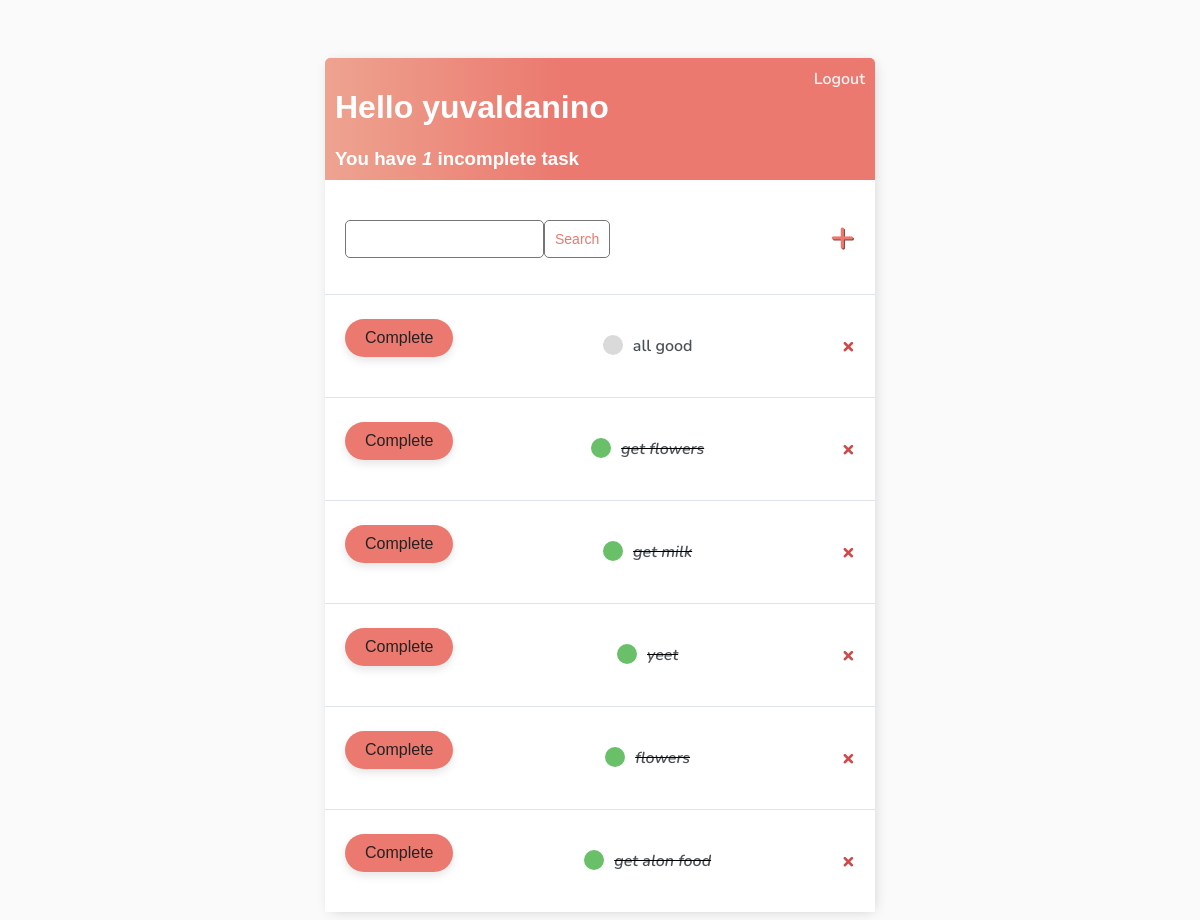
Before: / (signed in) with the older database file.
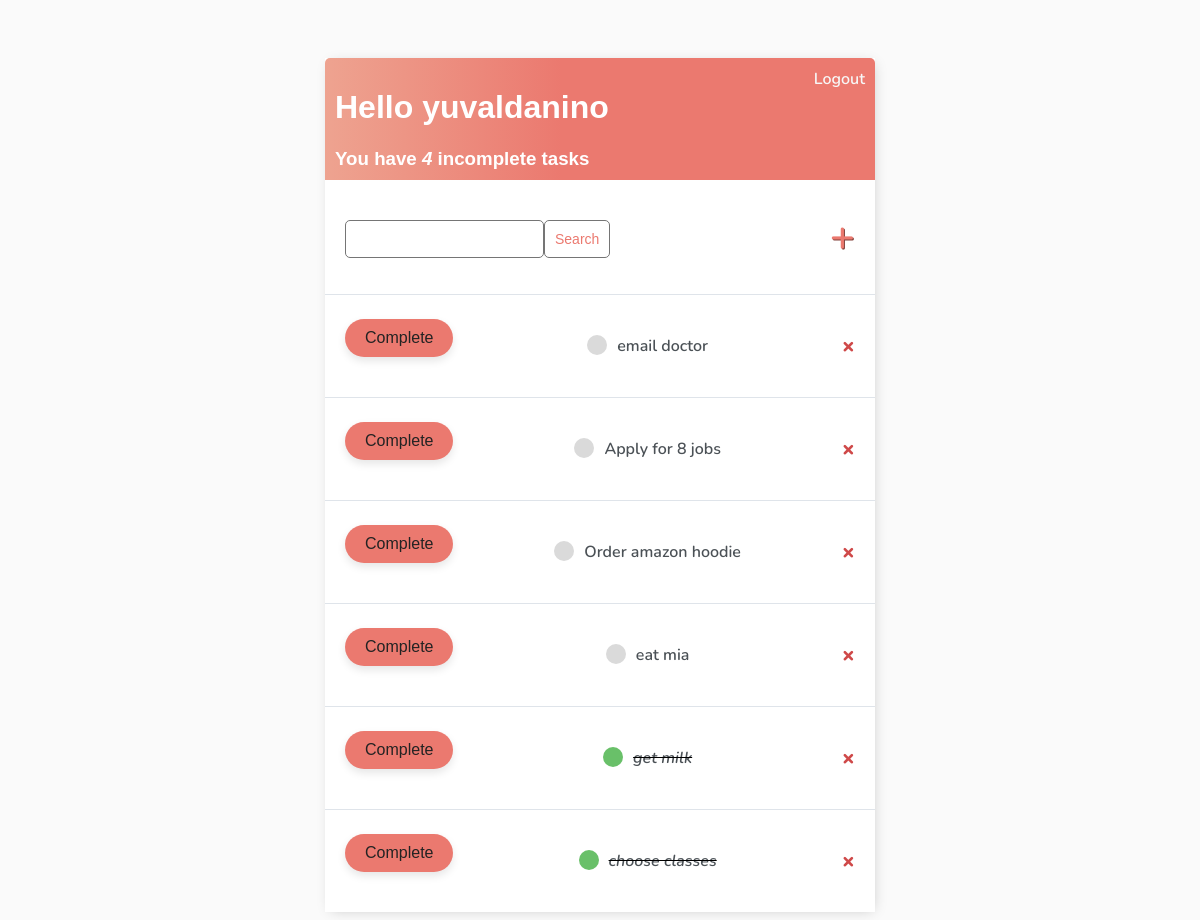
After: the same page with the newer database file.
### base/models.py (models this page shows)
class Task(models.Model):
    user = models.ForeignKey(User, on_delete = models.CASCADE, null = True , blank = True )
    title = models.CharField(max_length = 200, null = True , blank = True)
    description = models.TextField(null = True , blank = True)
    complete = models.BooleanField(default =False)
    create = models.DateTimeField(auto_now_add = True)
    def __str__(self):
        return self.title
    class Meta:
        ordering = ['complete']  # order a query set

### base/views.py (the view)
# urls.py: path('', TaskList.as_view() , name = 'tasks'),
class TaskList(LoginRequiredMixin, ListView):
    model = Task
    context_object_name = 'tasks'
    def get_context_data(self, **kwargs):
        context = super().get_context_data(**kwargs)
        context['tasks'] = context['tasks'].filter(user = self.request.user)
        context['count'] = context['tasks'].filter( complete = False ).count()
        search_input = self.request.GET.get('search-area') or ''
        if search_input:
            context['tasks'] = context['tasks'].filter(title__startswith = search_input) # title__startswith letter at starts of word
        context['search_input'] = search_input
        return context

### base/templates/base/task_list.html (shortened to what this page needs)
{% extends 'base/main.html' %}
{% block content %}
<div class = "header-bar">
    <div>
        <h1>Hello {{request.user}} </h1>
        <h3 style = "margin:0">You have <i>{{count}}</i> incomplete task{{ count|pluralize:"s" }}</h3>
    </div>
    {% if request.user.is_authenticated %}
    <a href = "{% url 'logout' %}">Logout</a>
    {% else %}
    <a href = "{% url 'login' %}">Login</a>
    {% endif %}
</div>
<div id = "search-add-wrapper">
    <form method  = "GET" style = "margin-top: 20px; display: flex;">
        <input type = "text" name = 'search-area' value = "{{search_input}}">
        <input class = "button" type = 'submit' value = 'Search'>
    </form>
    <a id = "add-link" href="{% url 'task-create' %}">&#x2b;</a>
</div>
<div class = "task-items-wrapper">
    {% for task in tasks %}
        <div class = "task-wrapper">
            <form method="post" action = "{% url 'task-complete' task.id %}" >
                <button type="submit" class="buttonComp">Complete</button>
            </form>
            {% if task.complete%}
                <div class = "task-title">
                    <div class = "task-complete-icon"></div>
                    <i><s><a href = "{% url 'task-update' task.id %}">{{task}}</a></s></i>
                </div>
                <a class= "delete-link" href = "{% url 'task-delete' task.id %}">&#215;</a>
            {% else %}
                <div class = "task-title">
                    <div class = "task-incomplete-icon"></div>
                    <a href = "{% url 'task-update' task.id %}">{{task}}</a>
                </div>
                <a class= "delete-link" href = "{% url 'task-delete' task.id %}">&#215;</a>
            {% endif %}
        </div>
    {% empty %}
    <h3>No items in list</h3>
    {% endfor %}
</div>
{% endblock content %}

### base/templates/base/main.html (shortened to what this page needs)
<html>
    <head>
    </head>
    <body>
        <div class = "container">
            {% block content  %}
            {% endblock content %}
        </div>
    </body>
</html>

### base/templates/base/main.html (style rules this page uses)
body { background-color: #FAFAFA; font-family: 'Nunito', sans-serif; padding-top: 50px; }
h1,h2,h3,h4,h5,h6 { font-family: 'Raleway', sans-serif; }
a,p { color: #4b5156 }
a { font-weight: 600; }
.container { max-width: 550px; margin: auto; background-color: white; -webkit-box-shadow: 2px 2px 13px -4px rgba(0, 0, 0, 0.21); box-shadow: 2px 2px 13px -4px rgba(0, 0, 0, 0.21); }
.header-bar { display: flex; justify-content: space-between; color: #fff; padding: 10px; border-radius: 5px 5px 0 0; background: linear-gradient(90deg, #EEA390 0%, #EB796F 43%, #EB796F 100%); }
.header-bar a { color: rgb(247, 247, 247); text-decoration: none; }
.task-wrapper { display: flex; align-items: center; justify-content: space-between; padding : 20px; background-color: #fff; border-top: 1px solid #dfe4ea; overflow: hidden; }
.task-title { display: flex; padding: 20px; }
.task-title a { text-decoration: none; color: #4b5156; margin-left: 10px; }
.task-complete-icon { height: 20px; width: 20px; background-color: rgb(105, 192, 105); border-radius: 50%; }
.task-incomplete-icon { height: 20px; width: 20px; background-color: rgb(218, 218, 218); border-radius: 50%; }
.delete-link { text-decoration: none; font-weight: 900; color: #cf4949; font-size: 22px; line-height: 0; padding: 20px 0px; }
#add-link { color: #EB796F; text-decoration: none; font-size: 42px; text-shadow: 1px 1px #81413b; }
#search-add-wrapper { display: flex; justify-content: space-between; align-items: center; padding: 20px; }
input[type=text], input[type=password], textarea { border: 1px solid #757575; border-radius: 5px; padding: 10px; width: 90%; }
.button { border: 1px solid #757575; background-color: #FFF; color: #EB796F; padding: 10px; font-size: 14px; border-radius: 5px; cursor: pointer; text-decoration: none; }
.buttonComp { border: none; background-color: #EB796F; color: white; padding: 10px 20px; font-size: 16px; border-radius: 25px; cursor: pointer; text-decoration: none; color: rgb(35, 35, 35); transition: all 0.3s ease; box-shadow: 0 4px 8px rgba(0, 0, 0, 0.1); }

Changed rows visible on the page:
removed Task: title "all good"
removed Task: title "get flowers"
removed Task: title "yeet"
removed Task: title "flowers"
removed Task: title "get alon food"
added Task: title "email doctor"
added Task: title "Apply for 8 jobs"
added Task: title "Order amazon hoodie"
added Task: title "eat mia"
added Task: title "choose classes"
Other visible differences:
{{ count }}: "1" → "4"
